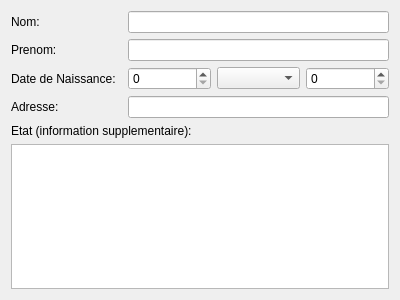
<?xml version="1.0" encoding="UTF-8"?>
<ui version="4.0">
 <class>EBaseWidget</class>
 <widget class="QWidget" name="EBaseWidget">
  <property name="geometry">
   <rect>
    <x>0</x>
    <y>0</y>
    <width>400</width>
    <height>300</height>
   </rect>
  </property>
  <property name="windowTitle">
   <string>EBaseWidget</string>
  </property>
  <layout class="QGridLayout" name="gridLayout">
   <item row="1" column="3">
    <widget class="QLineEdit" name="leName"/>
   </item>
   <item row="2" column="1">
    <widget class="QLabel" name="lLastName">
     <property name="text">
      <string>Prenom:</string>
     </property>
     <property name="buddy">
      <cstring>leLastName</cstring>
     </property>
    </widget>
   </item>
   <item row="2" column="3">
    <widget class="QLineEdit" name="leLastName"/>
   </item>
   <item row="3" column="1">
    <widget class="QLabel" name="LDateNaiss">
     <property name="text">
      <string>Date de Naissance:</string>
     </property>
     <property name="buddy">
      <cstring>sbDay</cstring>
     </property>
    </widget>
   </item>
   <item row="4" column="1">
    <widget class="QLabel" name="lAdresse">
     <property name="text">
      <string>Adresse:</string>
     </property>
     <property name="buddy">
      <cstring>leAdresse</cstring>
     </property>
    </widget>
   </item>
   <item row="4" column="3">
    <widget class="QLineEdit" name="leAdresse"/>
   </item>
   <item row="5" column="1" colspan="3">
    <widget class="QLabel" name="lEtat">
     <property name="text">
      <string>Etat (information supplementaire):</string>
     </property>
     <property name="buddy">
      <cstring>pteEtat</cstring>
     </property>
    </widget>
   </item>
   <item row="6" column="1" colspan="3">
    <widget class="QPlainTextEdit" name="pteEtat"/>
   </item>
   <item row="3" column="3">
    <layout class="QHBoxLayout" name="DateNaissLayout">
     <item>
      <widget class="QSpinBox" name="sbDay"/>
     </item>
     <item>
      <widget class="QComboBox" name="sbMonth"/>
     </item>
     <item>
      <widget class="QSpinBox" name="sbYear"/>
     </item>
    </layout>
   </item>
   <item row="1" column="1">
    <widget class="QLabel" name="lName">
     <property name="text">
      <string>Nom:</string>
     </property>
     <property name="buddy">
      <cstring>leName</cstring>
     </property>
    </widget>
   </item>
  </layout>
 </widget>
 <layoutdefault spacing="6" margin="11"/>
 <tabstops>
  <tabstop>leName</tabstop>
  <tabstop>leLastName</tabstop>
  <tabstop>sbDay</tabstop>
  <tabstop>sbMonth</tabstop>
  <tabstop>sbYear</tabstop>
  <tabstop>leAdresse</tabstop>
  <tabstop>pteEtat</tabstop>
 </tabstops>
 <resources/>
 <connections/>
</ui>
